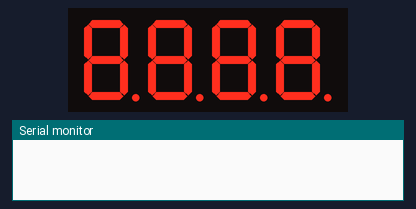
This sketch was run on a simulated Arduino Nano, built with avr-gcc and run on an emulated ATmega328P. Shown: 4-digit seven-segment display, the last lines printed to the serial monitor. Wiring (inferred from the names in the program): 4-digit 7-segment display, segments lit when LOW: segments pin 10, pin 13, pin 9, pin 6, pin 7, pin 11, pin 12, pin 5; digit selects A2, pin 8, A1, pin 4. The segment pins are drawn as the display they are named for.

Above: at 0.1 s.
At 9.8 s:
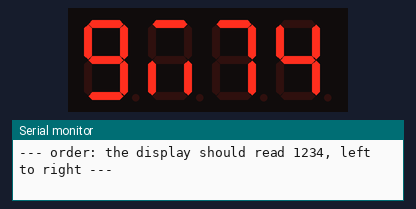
At 18.1 s:
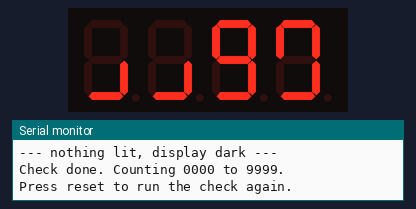
At 23.1 s:
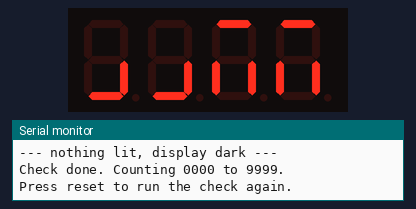
At 28.1 s:
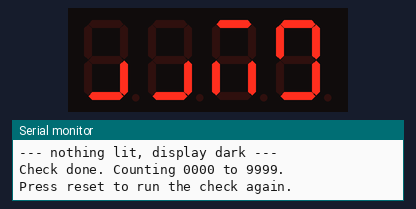
At 39.1 s:
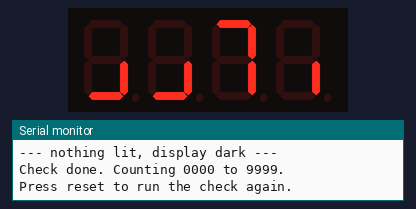

Measured:
- what the display in image 0 shows lasts 1.3 s, from 0.0 s to 1.3 s
- what the display in image 1 shows lasts 2.0 s, from 9.8 s to 11.8 s
- what the display in image 2 shows lasts 1.0 s, from 18.0 s to 19.0 s

The sketch:

nano-display-test.ino
```cpp
// --------------------------------------------------
// NANO DISPLAY TEST
//
// Breadboard check for the keychain's display, the CC56-12EWA
// four digit common cathode part, running on a plain Arduino
// Nano instead of the keychain board.
//
// At power up it checks the wiring in order: every digit on its
// own, every segment on its own, the digit order, and the four
// decimal point positions. Each step is named on the serial
// monitor so what lights up can be compared with what should
// light up. When the check finishes the display counts 0000 to
// 9999, which shows every character the game ever draws.
//
// Press reset to run the check again. Nothing else is needed:
// no buttons, no library, and the display is the only thing
// wired to the Nano.
//
// Wiring, display pin -> 330R -> Nano, for the eight segments:
//
//   a    pin 11   D12        CC1  pin 12   Q1 collector
//   b    pin  7   D5         CC2  pin  9   Q2 collector
//   c    pin  4   D7         CC3  pin  8   Q3 collector
//   d    pin  2   D11        CC4  pin  6   Q4 collector
//   e    pin  1   D13
//   f    pin 10   D10        Each base through 1k:
//   g    pin  5   D6           Q1 A2   Q2 D8   Q3 A1   Q4 D4
//   dp   pin  3   D9
//
// All four emitters to the Nano's ground. Digit 2 is D8 here
// because the keychain board drives it from PB7, which a Nano
// does not bring out.
// --------------------------------------------------


const int SEG_A  = 12;
const int SEG_B  = 5;
const int SEG_C  = 7;
const int SEG_D  = 11;
const int SEG_E  = 13;
const int SEG_F  = 10;
const int SEG_G  = 6;
const int SEG_DP = 9;

// Index order matches the pattern bits: bit 0 is a through bit 6
// is g, and bit 7 is the decimal point
const byte SEG_PINS[8] = { SEG_A, SEG_B, SEG_C, SEG_D, SEG_E, SEG_F, SEG_G, SEG_DP };
const byte SEG_DISPLAY_PIN[8] = { 11, 7, 4, 2, 1, 10, 5, 3 };
const char *SEG_NAME[8] = { "a", "b", "c", "d", "e", "f", "g", "dp" };
const char *SEG_NANO[8] = { "D12", "D5", "D7", "D11", "D13", "D10", "D6", "D9" };

// Digit 1 is the leftmost, the one at display pins 11 and 12
const byte DIGIT_PINS[4] = { A2, 8, A1, 4 };
const byte DIGIT_CC_PIN[4] = { 12, 9, 8, 6 };
const char *DIGIT_NANO[4] = { "A2", "D8", "A1", "D4" };

const byte SEGMENT_BLANK = 0x00;
const byte SEGMENT_DP = 0x80;

const byte FONT[10] = {
  0x3F,  // 0  abcdef
  0x06,  // 1  bc
  0x5B,  // 2  abdeg
  0x4F,  // 3  abcdg
  0x66,  // 4  bcfg
  0x6D,  // 5  acdfg
  0x7D,  // 6  acdefg
  0x07,  // 7  abc
  0x7F,  // 8  abcdefg
  0x6F   // 9  abcdfg
};

// What each digit should be showing, one pattern per digit
byte displayBuffer[4] = { SEGMENT_BLANK, SEGMENT_BLANK, SEGMENT_BLANK, SEGMENT_BLANK };

byte scanIndex = 0;


void writeSegments(byte pattern) {

  for (byte i = 0; i < 7; i++) {
    digitalWrite(SEG_PINS[i], (pattern >> i) & 1);
  }

  digitalWrite(SEG_DP, (pattern & SEGMENT_DP) ? HIGH : LOW);
}


// One digit of one frame. The digit being left is blanked before
// the segments change, so nothing half lit shows through.
void scanOnce() {

  digitalWrite(DIGIT_PINS[scanIndex], LOW);

  scanIndex = (scanIndex + 1) & 3;

  writeSegments(displayBuffer[scanIndex]);

  digitalWrite(DIGIT_PINS[scanIndex], HIGH);

  delayMicroseconds(900);
}


// Keeps the display going for a while. Every wait goes through
// here, so nothing ever sits on one digit and burns it.
void hold(unsigned long ms) {

  unsigned long start = millis();

  while (millis() - start < ms) {
    scanOnce();
  }
}


void fill(byte pattern) {

  for (byte i = 0; i < 4; i++) {
    displayBuffer[i] = pattern;
  }
}


void blankAndSettle() {

  fill(SEGMENT_BLANK);
  hold(300);
}


void digitTest() {

  Serial.println(F(""));
  Serial.println(F("--- digits: each on its own, in its own place ---"));

  for (byte d = 0; d < 4; d++) {

    fill(SEGMENT_BLANK);
    displayBuffer[d] = FONT[d + 1];

    Serial.print(F("digit "));
    Serial.print(d + 1);
    Serial.print(F("  CC pin "));
    Serial.print(DIGIT_CC_PIN[d]);
    Serial.print(F("  Q"));
    Serial.print(d + 1);
    Serial.print(F(" base 1k from "));
    Serial.print(DIGIT_NANO[d]);
    Serial.print(F("  -> a '"));
    Serial.print(d + 1);
    Serial.println(F("' here and nowhere else"));

    hold(700);
  }

  blankAndSettle();
}


void segmentTest() {

  Serial.println(F(""));
  Serial.println(F("--- segments: each on its own, on all four digits ---"));

  for (byte s = 0; s < 8; s++) {

    fill((byte)(1 << s));

    Serial.print(F("segment "));
    Serial.print(SEG_NAME[s]);
    Serial.print(F("  display pin "));
    Serial.print(SEG_DISPLAY_PIN[s]);
    Serial.print(F("  330R to "));
    Serial.print(SEG_NANO[s]);

    if (s == 7) {
      Serial.println(F("  -> all four decimal points"));
    } else {
      Serial.println(F("  -> that one bar, on all four digits"));
    }

    hold(600);
  }

  blankAndSettle();
}


void digitOrderTest() {

  Serial.println(F(""));
  Serial.println(F("--- order: the display should read 1234, left to right ---"));

  for (byte i = 0; i < 4; i++) {
    displayBuffer[i] = FONT[i + 1];
  }

  hold(2000);

  blankAndSettle();
}


void pointTest() {

  Serial.println(F(""));
  Serial.println(F("--- decimal point: one position at a time ---"));

  for (byte d = 0; d < 4; d++) {

    fill(SEGMENT_BLANK);

    // Something to sit beside, so the point is easy to judge
    displayBuffer[d] = FONT[8] | SEGMENT_DP;

    Serial.print(F("digit "));
    Serial.print(d + 1);
    Serial.print(F(" ('"));
    Serial.print(d + 1);
    Serial.println(F("') should have the point lit"));

    hold(500);
  }

  blankAndSettle();
}


void allOnTest() {

  Serial.println(F(""));
  Serial.println(F("--- everything at once: 8.8.8.8. ---"));

  fill(FONT[8] | SEGMENT_DP);
  hold(2500);

  blankAndSettle();

  Serial.println(F(""));
  Serial.println(F("--- nothing lit, display dark ---"));
  hold(800);
}


void setup() {

  Serial.begin(9600);

  for (byte i = 0; i < 8; i++) {
    pinMode(SEG_PINS[i], OUTPUT);
  }

  for (byte d = 0; d < 4; d++) {
    pinMode(DIGIT_PINS[d], OUTPUT);
    digitalWrite(DIGIT_PINS[d], LOW);
  }

  // Give the serial monitor time to open
  hold(1200);

  Serial.println(F(""));
  Serial.println(F("Nano display test, CC56-12EWA on a breadboard"));
  Serial.println(F("All four emitters to ground, or nothing lights."));

  digitTest();
  segmentTest();
  digitOrderTest();
  pointTest();
  allOnTest();

  Serial.println(F(""));
  Serial.println(F("Check done. Counting 0000 to 9999."));
  Serial.println(F("Press reset to run the check again."));
}


void loop() {

  unsigned long start = millis();

  int value = (int)((start / 1000) % 10000);

  displayBuffer[0] = FONT[value / 1000];
  displayBuffer[1] = FONT[(value / 100) % 10];
  displayBuffer[2] = FONT[(value / 10) % 10];
  displayBuffer[3] = FONT[value % 10];

  while (millis() - start < 1000) {
    scanOnce();
  }
}
```
